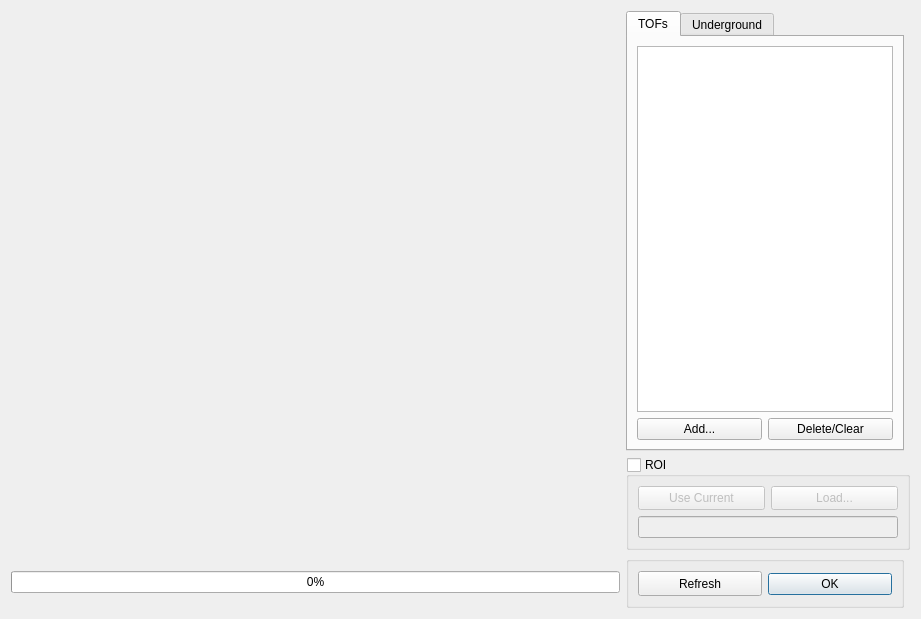
<?xml version="1.0" encoding="UTF-8"?>
<ui version="4.0">
 <class>ContrastsVsImagesDlg</class>
 <widget class="QDialog" name="ContrastsVsImagesDlg">
  <property name="geometry">
   <rect>
    <x>0</x>
    <y>0</y>
    <width>921</width>
    <height>619</height>
   </rect>
  </property>
  <property name="windowTitle">
   <string>Contrasts Vs Images</string>
  </property>
  <property name="sizeGripEnabled">
   <bool>false</bool>
  </property>
  <layout class="QGridLayout" name="gridLayout_2">
   <item row="0" column="0" rowspan="6">
    <widget class="QwtPlot" name="plot">
     <property name="sizePolicy">
      <sizepolicy hsizetype="Preferred" vsizetype="Preferred">
       <horstretch>1</horstretch>
       <verstretch>1</verstretch>
      </sizepolicy>
     </property>
     <property name="sizeIncrement">
      <size>
       <width>0</width>
       <height>0</height>
      </size>
     </property>
    </widget>
   </item>
   <item row="5" column="2" colspan="2">
    <widget class="QGroupBox" name="groupRoi">
     <property name="sizePolicy">
      <sizepolicy hsizetype="Preferred" vsizetype="Minimum">
       <horstretch>0</horstretch>
       <verstretch>0</verstretch>
      </sizepolicy>
     </property>
     <property name="maximumSize">
      <size>
       <width>16777215</width>
       <height>16777215</height>
      </size>
     </property>
     <property name="title">
      <string>ROI</string>
     </property>
     <property name="checkable">
      <bool>true</bool>
     </property>
     <property name="checked">
      <bool>false</bool>
     </property>
     <layout class="QGridLayout" name="gridLayout_3">
      <item row="0" column="0">
       <widget class="QPushButton" name="btnRoiCurrent">
        <property name="minimumSize">
         <size>
          <width>0</width>
          <height>24</height>
         </size>
        </property>
        <property name="text">
         <string>Use Current</string>
        </property>
        <property name="checkable">
         <bool>true</bool>
        </property>
        <property name="checked">
         <bool>false</bool>
        </property>
       </widget>
      </item>
      <item row="0" column="1">
       <widget class="QPushButton" name="btnRoiLoad">
        <property name="minimumSize">
         <size>
          <width>0</width>
          <height>24</height>
         </size>
        </property>
        <property name="text">
         <string>Load...</string>
        </property>
       </widget>
      </item>
      <item row="3" column="0" colspan="2">
       <widget class="QLineEdit" name="editRoi"/>
      </item>
     </layout>
    </widget>
   </item>
   <item row="9" column="0">
    <widget class="QProgressBar" name="progressBar">
     <property name="value">
      <number>0</number>
     </property>
    </widget>
   </item>
   <item row="0" column="2" rowspan="5">
    <widget class="QTabWidget" name="tabWidget">
     <property name="enabled">
      <bool>true</bool>
     </property>
     <property name="sizePolicy">
      <sizepolicy hsizetype="Expanding" vsizetype="Expanding">
       <horstretch>0</horstretch>
       <verstretch>0</verstretch>
      </sizepolicy>
     </property>
     <property name="baseSize">
      <size>
       <width>0</width>
       <height>0</height>
      </size>
     </property>
     <property name="currentIndex">
      <number>0</number>
     </property>
     <widget class="QWidget" name="tabTof">
      <attribute name="title">
       <string>TOFs</string>
      </attribute>
      <layout class="QGridLayout" name="gridLayout_5">
       <item row="1" column="0">
        <widget class="QPushButton" name="btnAdd">
         <property name="sizePolicy">
          <sizepolicy hsizetype="Preferred" vsizetype="Fixed">
           <horstretch>0</horstretch>
           <verstretch>0</verstretch>
          </sizepolicy>
         </property>
         <property name="text">
          <string>Add...</string>
         </property>
        </widget>
       </item>
       <item row="1" column="1">
        <widget class="QPushButton" name="btnDelete">
         <property name="sizePolicy">
          <sizepolicy hsizetype="Preferred" vsizetype="Fixed">
           <horstretch>0</horstretch>
           <verstretch>0</verstretch>
          </sizepolicy>
         </property>
         <property name="text">
          <string>Delete/Clear</string>
         </property>
        </widget>
       </item>
       <item row="0" column="0" colspan="2">
        <widget class="QListWidget" name="listTofs">
         <property name="sizePolicy">
          <sizepolicy hsizetype="Preferred" vsizetype="Preferred">
           <horstretch>0</horstretch>
           <verstretch>0</verstretch>
          </sizepolicy>
         </property>
         <property name="maximumSize">
          <size>
           <width>16777215</width>
           <height>16777215</height>
          </size>
         </property>
        </widget>
       </item>
      </layout>
     </widget>
     <widget class="QWidget" name="tabUnderground">
      <attribute name="title">
       <string>Underground</string>
      </attribute>
      <layout class="QGridLayout" name="gridLayout">
       <item row="1" column="0" colspan="2">
        <widget class="QListWidget" name="listTofs_underground">
         <property name="sizePolicy">
          <sizepolicy hsizetype="Preferred" vsizetype="Preferred">
           <horstretch>0</horstretch>
           <verstretch>0</verstretch>
          </sizepolicy>
         </property>
         <property name="maximumSize">
          <size>
           <width>16777215</width>
           <height>16777215</height>
          </size>
         </property>
        </widget>
       </item>
       <item row="2" column="0">
        <widget class="QPushButton" name="btnAdd_underground">
         <property name="sizePolicy">
          <sizepolicy hsizetype="Preferred" vsizetype="Fixed">
           <horstretch>0</horstretch>
           <verstretch>0</verstretch>
          </sizepolicy>
         </property>
         <property name="text">
          <string>Add...</string>
         </property>
        </widget>
       </item>
       <item row="2" column="1">
        <widget class="QPushButton" name="btnDelete_underground">
         <property name="sizePolicy">
          <sizepolicy hsizetype="Preferred" vsizetype="Fixed">
           <horstretch>0</horstretch>
           <verstretch>0</verstretch>
          </sizepolicy>
         </property>
         <property name="text">
          <string>Delete/Clear</string>
         </property>
        </widget>
       </item>
       <item row="0" column="0">
        <widget class="QCheckBox" name="check_underground">
         <property name="text">
          <string>Subtract        x</string>
         </property>
        </widget>
       </item>
       <item row="0" column="1">
        <widget class="QDoubleSpinBox" name="spinBox_underground">
         <property name="value">
          <double>1.000000000000000</double>
         </property>
        </widget>
       </item>
      </layout>
     </widget>
    </widget>
   </item>
   <item row="9" column="2">
    <widget class="QGroupBox" name="groupBox">
     <property name="title">
      <string/>
     </property>
     <property name="flat">
      <bool>true</bool>
     </property>
     <layout class="QHBoxLayout" name="horizontalLayout">
      <item>
       <widget class="QPushButton" name="btnRefresh">
        <property name="sizePolicy">
         <sizepolicy hsizetype="Expanding" vsizetype="Fixed">
          <horstretch>0</horstretch>
          <verstretch>0</verstretch>
         </sizepolicy>
        </property>
        <property name="minimumSize">
         <size>
          <width>0</width>
          <height>25</height>
         </size>
        </property>
        <property name="maximumSize">
         <size>
          <width>16777215</width>
          <height>25</height>
         </size>
        </property>
        <property name="text">
         <string>Refresh</string>
        </property>
       </widget>
      </item>
      <item>
       <widget class="QDialogButtonBox" name="buttonBox">
        <property name="sizePolicy">
         <sizepolicy hsizetype="Expanding" vsizetype="Fixed">
          <horstretch>0</horstretch>
          <verstretch>0</verstretch>
         </sizepolicy>
        </property>
        <property name="minimumSize">
         <size>
          <width>0</width>
          <height>25</height>
         </size>
        </property>
        <property name="maximumSize">
         <size>
          <width>16777215</width>
          <height>25</height>
         </size>
        </property>
        <property name="orientation">
         <enum>Qt::Vertical</enum>
        </property>
        <property name="standardButtons">
         <set>QDialogButtonBox::Ok</set>
        </property>
        <property name="centerButtons">
         <bool>true</bool>
        </property>
       </widget>
      </item>
     </layout>
    </widget>
   </item>
  </layout>
 </widget>
 <customwidgets>
  <customwidget>
   <class>QwtPlot</class>
   <extends>QFrame</extends>
   <header>qwt_plot.h</header>
   <container>1</container>
  </customwidget>
 </customwidgets>
 <resources/>
 <connections>
  <connection>
   <sender>buttonBox</sender>
   <signal>rejected()</signal>
   <receiver>ContrastsVsImagesDlg</receiver>
   <slot>reject()</slot>
   <hints>
    <hint type="sourcelabel">
     <x>316</x>
     <y>260</y>
    </hint>
    <hint type="destinationlabel">
     <x>286</x>
     <y>274</y>
    </hint>
   </hints>
  </connection>
  <connection>
   <sender>buttonBox</sender>
   <signal>accepted()</signal>
   <receiver>ContrastsVsImagesDlg</receiver>
   <slot>accept()</slot>
   <hints>
    <hint type="sourcelabel">
     <x>248</x>
     <y>254</y>
    </hint>
    <hint type="destinationlabel">
     <x>157</x>
     <y>274</y>
    </hint>
   </hints>
  </connection>
 </connections>
</ui>
